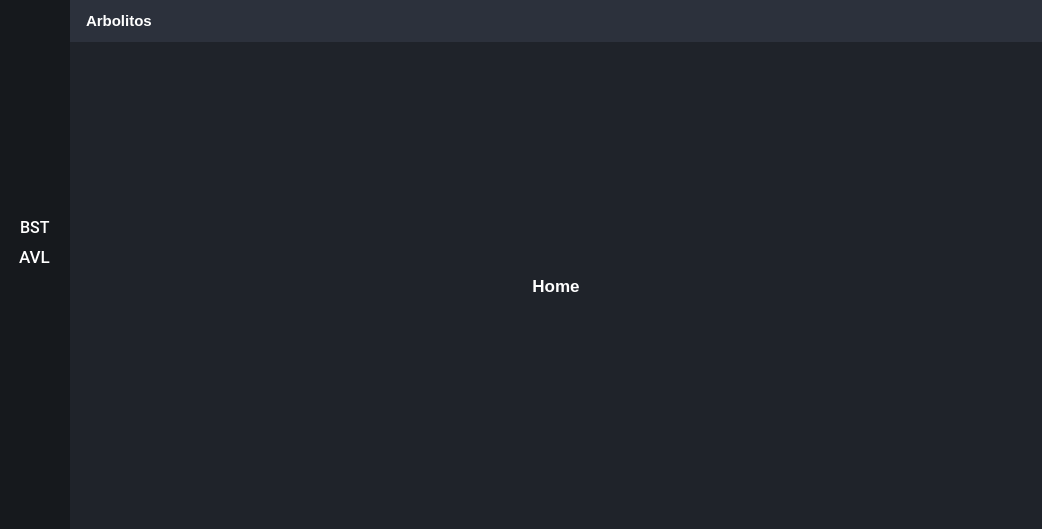
<?xml version="1.0" encoding="UTF-8"?>
<ui version="4.0">
 <class>MainWindow</class>
 <widget class="QMainWindow" name="MainWindow">
  <property name="geometry">
   <rect>
    <x>0</x>
    <y>0</y>
    <width>1042</width>
    <height>529</height>
   </rect>
  </property>
  <property name="minimumSize">
   <size>
    <width>0</width>
    <height>490</height>
   </size>
  </property>
  <property name="windowTitle">
   <string>MainWindow</string>
  </property>
  <property name="styleSheet">
   <string notr="true">*{
	border: none;
	background-color: transparent;
	background: transparent;
	padding: 0;
	margin: 0;
	color: #fff;

}

#centralwidget{
	background-color:#1f232a;
}

#leftMenuSubContainer{
	background-color:#16191d
}

QPushButton{
	text-align: left;
	padding: 5px 10px;
}

#centerMenuSubContainer{
	background-color: #2c313c;
	
}

#frame_4{
	background-color: #16191d;
	border-radius: 10px;
}

#headerContainer{
	background-color: #2c313c;
}</string>
  </property>
  <widget class="QWidget" name="centralwidget">
   <layout class="QHBoxLayout" name="horizontalLayout">
    <property name="spacing">
     <number>0</number>
    </property>
    <property name="leftMargin">
     <number>0</number>
    </property>
    <property name="topMargin">
     <number>0</number>
    </property>
    <property name="rightMargin">
     <number>0</number>
    </property>
    <property name="bottomMargin">
     <number>0</number>
    </property>
    <item>
     <widget class="QWidget" name="leftMenuContainer" native="true">
      <layout class="QVBoxLayout" name="verticalLayout">
       <property name="spacing">
        <number>0</number>
       </property>
       <property name="leftMargin">
        <number>0</number>
       </property>
       <property name="topMargin">
        <number>0</number>
       </property>
       <property name="rightMargin">
        <number>0</number>
       </property>
       <property name="bottomMargin">
        <number>0</number>
       </property>
       <item alignment="Qt::AlignLeft">
        <widget class="QWidget" name="leftMenuSubContainer" native="true">
         <property name="styleSheet">
          <string notr="true">QPushButton:hover:!pressed
{
  background-color: #1f232a
}</string>
         </property>
         <layout class="QVBoxLayout" name="verticalLayout_2">
          <item alignment="Qt::AlignHCenter|Qt::AlignTop">
           <widget class="QFrame" name="frame">
            <property name="frameShape">
             <enum>QFrame::StyledPanel</enum>
            </property>
            <property name="frameShadow">
             <enum>QFrame::Raised</enum>
            </property>
            <layout class="QHBoxLayout" name="horizontalLayout_2">
             <property name="spacing">
              <number>0</number>
             </property>
             <property name="leftMargin">
              <number>0</number>
             </property>
             <property name="topMargin">
              <number>0</number>
             </property>
             <property name="rightMargin">
              <number>0</number>
             </property>
             <property name="bottomMargin">
              <number>0</number>
             </property>
             <item>
              <widget class="QPushButton" name="menuBtn">
               <property name="toolTip">
                <string>Menu</string>
               </property>
               <property name="text">
                <string/>
               </property>
               <property name="icon">
                <iconset resource="resource.qrc">
                 <normaloff>:/icons/img/align-justify.svg</normaloff>:/icons/img/align-justify.svg</iconset>
               </property>
               <property name="iconSize">
                <size>
                 <width>24</width>
                 <height>24</height>
                </size>
               </property>
              </widget>
             </item>
            </layout>
           </widget>
          </item>
          <item>
           <spacer name="verticalSpacer_2">
            <property name="orientation">
             <enum>Qt::Vertical</enum>
            </property>
            <property name="sizeHint" stdset="0">
             <size>
              <width>20</width>
              <height>40</height>
             </size>
            </property>
           </spacer>
          </item>
          <item alignment="Qt::AlignTop">
           <widget class="QFrame" name="frame_2">
            <property name="sizePolicy">
             <sizepolicy hsizetype="Preferred" vsizetype="Preferred">
              <horstretch>0</horstretch>
              <verstretch>0</verstretch>
             </sizepolicy>
            </property>
            <property name="frameShape">
             <enum>QFrame::StyledPanel</enum>
            </property>
            <property name="frameShadow">
             <enum>QFrame::Raised</enum>
            </property>
            <layout class="QVBoxLayout" name="verticalLayout_3">
             <property name="spacing">
              <number>0</number>
             </property>
             <property name="leftMargin">
              <number>0</number>
             </property>
             <property name="topMargin">
              <number>10</number>
             </property>
             <property name="rightMargin">
              <number>0</number>
             </property>
             <property name="bottomMargin">
              <number>10</number>
             </property>
             <item alignment="Qt::AlignHCenter">
              <widget class="QPushButton" name="btn2">
               <property name="toolTip">
                <string>Home</string>
               </property>
               <property name="styleSheet">
                <string notr="true"/>
               </property>
               <property name="text">
                <string/>
               </property>
               <property name="icon">
                <iconset resource="resource.qrc">
                 <normaloff>:/icons/img/home.svg</normaloff>:/icons/img/home.svg</iconset>
               </property>
               <property name="iconSize">
                <size>
                 <width>24</width>
                 <height>24</height>
                </size>
               </property>
              </widget>
             </item>
             <item alignment="Qt::AlignHCenter|Qt::AlignVCenter">
              <widget class="QPushButton" name="btn1">
               <property name="font">
                <font>
                 <family>Roboto Medium</family>
                 <pointsize>12</pointsize>
                 <bold>false</bold>
                </font>
               </property>
               <property name="toolTip">
                <string>Calculos</string>
               </property>
               <property name="text">
                <string>BST</string>
               </property>
               <property name="iconSize">
                <size>
                 <width>0</width>
                 <height>0</height>
                </size>
               </property>
              </widget>
             </item>
             <item>
              <widget class="QPushButton" name="btn3">
               <property name="font">
                <font>
                 <family>Roboto Medium</family>
                 <pointsize>13</pointsize>
                </font>
               </property>
               <property name="toolTip">
                <string>Settings</string>
               </property>
               <property name="text">
                <string>AVL</string>
               </property>
               <property name="iconSize">
                <size>
                 <width>24</width>
                 <height>24</height>
                </size>
               </property>
              </widget>
             </item>
            </layout>
           </widget>
          </item>
          <item>
           <spacer name="verticalSpacer">
            <property name="orientation">
             <enum>Qt::Vertical</enum>
            </property>
            <property name="sizeHint" stdset="0">
             <size>
              <width>20</width>
              <height>40</height>
             </size>
            </property>
           </spacer>
          </item>
          <item alignment="Qt::AlignBottom">
           <widget class="QFrame" name="frame_3">
            <property name="frameShape">
             <enum>QFrame::StyledPanel</enum>
            </property>
            <property name="frameShadow">
             <enum>QFrame::Raised</enum>
            </property>
            <layout class="QVBoxLayout" name="verticalLayout_4">
             <property name="spacing">
              <number>0</number>
             </property>
             <property name="leftMargin">
              <number>0</number>
             </property>
             <property name="topMargin">
              <number>10</number>
             </property>
             <property name="rightMargin">
              <number>0</number>
             </property>
             <property name="bottomMargin">
              <number>10</number>
             </property>
             <item>
              <widget class="QPushButton" name="alertasBtn">
               <property name="toolTip">
                <string>Alertas</string>
               </property>
               <property name="text">
                <string/>
               </property>
               <property name="icon">
                <iconset resource="resource.qrc">
                 <normaloff>:/icons/img/plus.svg</normaloff>:/icons/img/plus.svg</iconset>
               </property>
               <property name="iconSize">
                <size>
                 <width>24</width>
                 <height>24</height>
                </size>
               </property>
              </widget>
             </item>
             <item>
              <widget class="QPushButton" name="seguridadBtn">
               <property name="toolTip">
                <string>Seguridad</string>
               </property>
               <property name="text">
                <string/>
               </property>
               <property name="icon">
                <iconset resource="resource.qrc">
                 <normaloff>:/icons/img/search.svg</normaloff>:/icons/img/search.svg</iconset>
               </property>
               <property name="iconSize">
                <size>
                 <width>24</width>
                 <height>24</height>
                </size>
               </property>
              </widget>
             </item>
             <item>
              <widget class="QPushButton" name="irAllaBtn">
               <property name="toolTip">
                <string>Ir Alla</string>
               </property>
               <property name="text">
                <string/>
               </property>
               <property name="icon">
                <iconset resource="resource.qrc">
                 <normaloff>:/icons/img/delete.svg</normaloff>:/icons/img/delete.svg</iconset>
               </property>
               <property name="iconSize">
                <size>
                 <width>24</width>
                 <height>24</height>
                </size>
               </property>
              </widget>
             </item>
            </layout>
           </widget>
          </item>
         </layout>
        </widget>
       </item>
      </layout>
     </widget>
    </item>
    <item>
     <widget class="QWidget" name="mainBodyContainer" native="true">
      <property name="sizePolicy">
       <sizepolicy hsizetype="Expanding" vsizetype="Preferred">
        <horstretch>0</horstretch>
        <verstretch>0</verstretch>
       </sizepolicy>
      </property>
      <property name="styleSheet">
       <string notr="true"/>
      </property>
      <layout class="QVBoxLayout" name="verticalLayout_10">
       <property name="spacing">
        <number>0</number>
       </property>
       <property name="leftMargin">
        <number>0</number>
       </property>
       <property name="topMargin">
        <number>0</number>
       </property>
       <property name="rightMargin">
        <number>0</number>
       </property>
       <property name="bottomMargin">
        <number>0</number>
       </property>
       <item alignment="Qt::AlignTop">
        <widget class="QWidget" name="headerContainer" native="true">
         <layout class="QHBoxLayout" name="horizontalLayout_5">
          <item alignment="Qt::AlignLeft">
           <widget class="QFrame" name="frame_5">
            <property name="frameShape">
             <enum>QFrame::StyledPanel</enum>
            </property>
            <property name="frameShadow">
             <enum>QFrame::Raised</enum>
            </property>
            <layout class="QHBoxLayout" name="horizontalLayout_7">
             <property name="spacing">
              <number>0</number>
             </property>
             <property name="leftMargin">
              <number>0</number>
             </property>
             <property name="topMargin">
              <number>0</number>
             </property>
             <property name="rightMargin">
              <number>0</number>
             </property>
             <property name="bottomMargin">
              <number>0</number>
             </property>
             <item>
              <widget class="QLabel" name="label_5">
               <property name="maximumSize">
                <size>
                 <width>45</width>
                 <height>35</height>
                </size>
               </property>
               <property name="text">
                <string/>
               </property>
               <property name="pixmap">
                <pixmap resource="resource.qrc">:/logo/img/logo-tree.png</pixmap>
               </property>
               <property name="scaledContents">
                <bool>true</bool>
               </property>
              </widget>
             </item>
             <item>
              <widget class="QLabel" name="label_6">
               <property name="font">
                <font>
                 <pointsize>11</pointsize>
                 <bold>true</bold>
                </font>
               </property>
               <property name="text">
                <string>Arbolitos</string>
               </property>
              </widget>
             </item>
            </layout>
           </widget>
          </item>
          <item alignment="Qt::AlignRight">
           <widget class="QFrame" name="frame_6">
            <property name="frameShape">
             <enum>QFrame::StyledPanel</enum>
            </property>
            <property name="frameShadow">
             <enum>QFrame::Raised</enum>
            </property>
            <layout class="QHBoxLayout" name="horizontalLayout_6">
             <property name="spacing">
              <number>0</number>
             </property>
             <property name="leftMargin">
              <number>0</number>
             </property>
             <property name="topMargin">
              <number>0</number>
             </property>
             <property name="rightMargin">
              <number>0</number>
             </property>
             <property name="bottomMargin">
              <number>0</number>
             </property>
             <item>
              <widget class="QPushButton" name="pushButton_6">
               <property name="toolTip">
                <string>Mas Opciones</string>
               </property>
               <property name="text">
                <string/>
               </property>
               <property name="icon">
                <iconset resource="resource.qrc">
                 <normaloff>:/icons/img/more-horizontal.svg</normaloff>:/icons/img/more-horizontal.svg</iconset>
               </property>
               <property name="iconSize">
                <size>
                 <width>24</width>
                 <height>24</height>
                </size>
               </property>
              </widget>
             </item>
             <item>
              <widget class="QPushButton" name="pushButton_5">
               <property name="toolTip">
                <string>Usuario</string>
               </property>
               <property name="text">
                <string/>
               </property>
               <property name="icon">
                <iconset resource="resource.qrc">
                 <normaloff>:/icons/img/user.svg</normaloff>:/icons/img/user.svg</iconset>
               </property>
               <property name="iconSize">
                <size>
                 <width>24</width>
                 <height>24</height>
                </size>
               </property>
              </widget>
             </item>
            </layout>
           </widget>
          </item>
         </layout>
        </widget>
       </item>
       <item>
        <widget class="QWidget" name="mainBodyContent" native="true">
         <property name="sizePolicy">
          <sizepolicy hsizetype="Preferred" vsizetype="Expanding">
           <horstretch>0</horstretch>
           <verstretch>0</verstretch>
          </sizepolicy>
         </property>
         <layout class="QHBoxLayout" name="horizontalLayout_8">
          <item>
           <widget class="QWidget" name="mainContentsContainer" native="true">
            <layout class="QVBoxLayout" name="verticalLayout_11">
             <item>
              <widget class="QStackedWidget" name="staPaginas">
               <property name="currentIndex">
                <number>0</number>
               </property>
               <widget class="QWidget" name="page1">
                <layout class="QVBoxLayout" name="verticalLayout_12">
                 <item>
                  <widget class="QLabel" name="label1">
                   <property name="font">
                    <font>
                     <pointsize>13</pointsize>
                     <bold>true</bold>
                    </font>
                   </property>
                   <property name="text">
                    <string>Home</string>
                   </property>
                   <property name="alignment">
                    <set>Qt::AlignCenter</set>
                   </property>
                  </widget>
                 </item>
                </layout>
               </widget>
               <widget class="QWidget" name="page3">
                <layout class="QVBoxLayout" name="verticalLayout_13">
                 <item>
                  <widget class="QLabel" name="label3">
                   <property name="font">
                    <font>
                     <pointsize>13</pointsize>
                     <bold>true</bold>
                    </font>
                   </property>
                   <property name="text">
                    <string>Ultimo Arbol</string>
                   </property>
                   <property name="alignment">
                    <set>Qt::AlignCenter</set>
                   </property>
                  </widget>
                 </item>
                </layout>
               </widget>
               <widget class="QWidget" name="page2">
                <layout class="QVBoxLayout" name="verticalLayout_14">
                 <item>
                  <widget class="QLabel" name="label2">
                   <property name="font">
                    <font>
                     <pointsize>13</pointsize>
                     <bold>true</bold>
                    </font>
                   </property>
                   <property name="text">
                    <string>Otro Arbol Mas</string>
                   </property>
                   <property name="alignment">
                    <set>Qt::AlignCenter</set>
                   </property>
                  </widget>
                 </item>
                </layout>
               </widget>
              </widget>
             </item>
            </layout>
           </widget>
          </item>
         </layout>
        </widget>
       </item>
      </layout>
     </widget>
    </item>
   </layout>
  </widget>
 </widget>
 <resources>
  <include location="resource.qrc"/>
 </resources>
 <connections/>
</ui>
